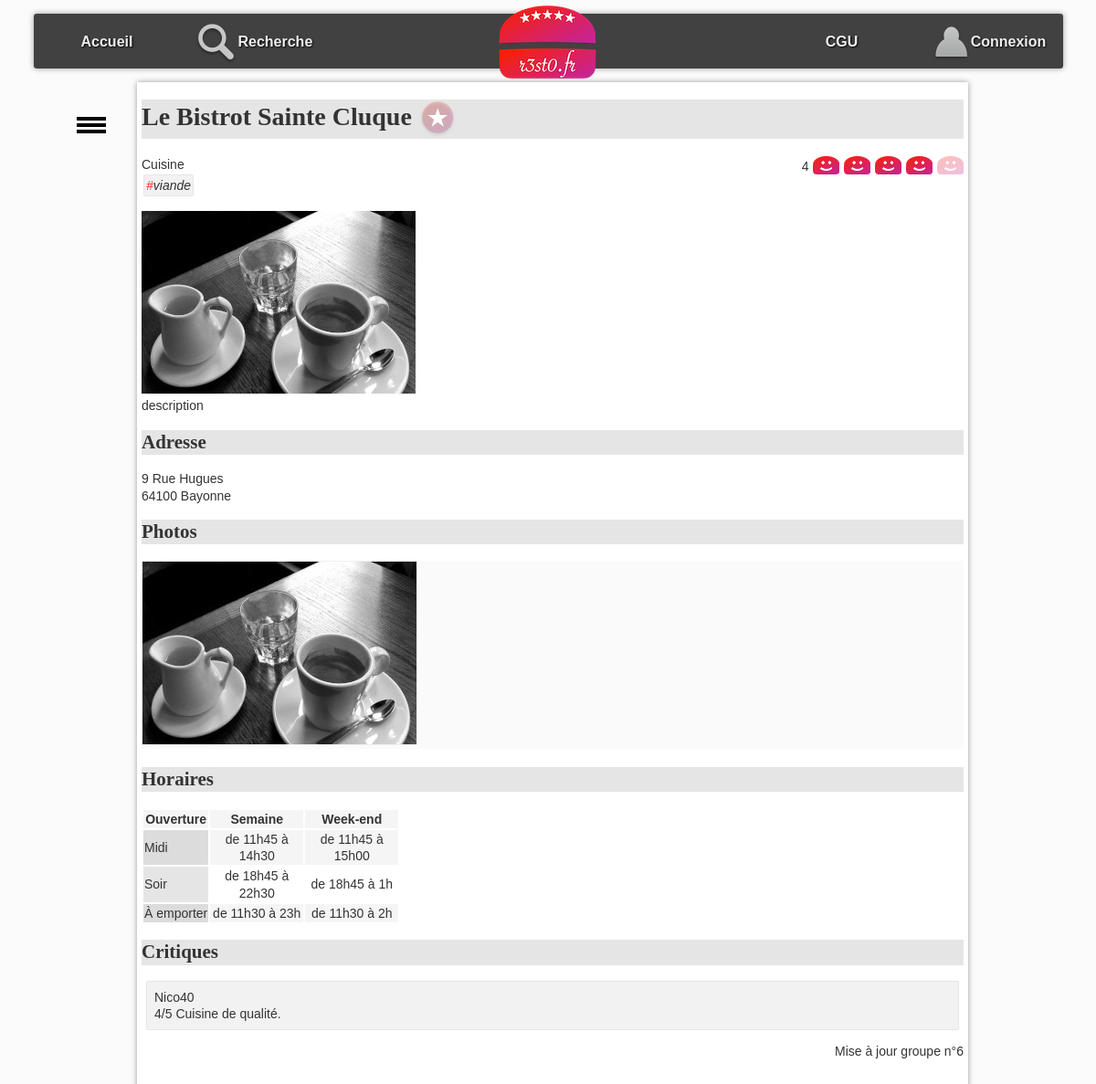
The app's page /?action=detail&idR=6 with its own data.
### tables this page shows
CREATE TABLE resto (
  idR bigint(20) NOT NULL,
  nomR varchar(255) DEFAULT NULL,
  numAdrR varchar(20) DEFAULT NULL,
  voieAdrR varchar(255) DEFAULT NULL,
  cpR char(5) DEFAULT NULL,
  villeR varchar(255) DEFAULT NULL,
  latitudeDegR float DEFAULT NULL,
  longitudeDegR float DEFAULT NULL,
  descR text DEFAULT NULL,
  horairesR text DEFAULT NULL
);

CREATE TABLE typeCuisine (
  idTC bigint(20) NOT NULL,
  libelleTC varchar(255) DEFAULT NULL
);

CREATE TABLE photo (
  idP bigint(20) NOT NULL,
  cheminP varchar(255) DEFAULT NULL,
  idR bigint(20) DEFAULT NULL
);

CREATE TABLE critiquer (
  idR bigint(20) NOT NULL,
  note int(11) DEFAULT NULL,
  commentaire varchar(4096) DEFAULT NULL,
  idU bigint(20) NOT NULL
);

CREATE TABLE utilisateur (
  idU bigint(20) NOT NULL,
  mailU varchar(150) NOT NULL,
  mdpU varchar(255) DEFAULT NULL,
  pseudoU varchar(50) DEFAULT NULL
);

### index.php (called while the page is built, shortened)
<?php
require_once "getRacine.php";
require_once "$racine/includes/autoload.inc.php";
require_once "$racine/includes/authentification.inc.php";
if (isset($_GET["action"])){
    $action = $_GET["action"];
}
else{
    $action = "defaut";
}
$fichier = controleurPrincipal($action);
try{
    require_once "$racine/controleur/$fichier";
} catch (Throwable $e) {
    ajouterMessage($action." : ".$e->getMessage());
    $titre = "Erreur";
    require_once "$racine/vue/entete.html.php";
    require_once "$racine/vue/pied.html.php";
}

### includes/autoload.inc.php (called while the page is built, shortened)
<?php
function chargeurBaseEspacesDeNoms(string $className) {
    $fileName = __DIR__ . '/../';
    $fileName .= str_replace('\\', DIRECTORY_SEPARATOR, $className) . '.class.php';
}

### modele/dao/Bdd.class.php (called while the page is built, shortened)
<?php
class Bdd {
    private static ?PDO $pdo=null;
    private static $login = "root";
    private static $mdp = "";
    private static $bd = "resto2";
    private static $serveur = "localhost";
    private static $pdoOptions = array  (
        PDO::MYSQL_ATTR_INIT_COMMAND => "SET NAMES utf8"
        ,PDO::ATTR_ERRMODE => PDO::ERRMODE_EXCEPTION
                                        );
    public static function connecter() : ?PDO  {
        if (is_null(self::$pdo)) {
                self::$pdo = new PDO("mysql:host=".self::$serveur.";dbname=".self::$bd, self::$login, self::$mdp, self::$pdoOptions);
        }
        return self::$pdo;
    }
    public static function getConnexion() : ?PDO {
        return self::$pdo;
    }
}

### modele/dao/RestoDAO.class.php (called while the page is built, shortened)
<?php
class RestoDAO {
    public static function getOneById(int $id): ?Resto {
        $leResto = null;
        try {
            $requete = "SELECT * FROM resto WHERE idR = :idR";
            $stmt = Bdd::getConnexion()->prepare($requete);
            $stmt->bindParam(':idR', $id, PDO::PARAM_INT);
            $ok = $stmt->execute();
            if ($ok && $stmt->rowCount() > 0) {
                $enreg = $stmt->fetch(PDO::FETCH_ASSOC);
                $leResto = self::enregistrementVersObjet($enreg);
            }
        } catch (PDOException $e) {
            throw new Exception("Erreur dans la méthode " . get_called_class() . "::getOneById : <br/>" . $e->getMessage());
        }
        return $leResto;
    }
    private static function enregistrementVersObjet(array $enreg): Resto {
        $id = $enreg['idR'];
        $leResto = new Resto(
                $enreg['idR'], $enreg['nomR'], $enreg['numAdrR'], $enreg['voieAdrR'], $enreg['cpR'], $enreg['villeR'],
                $enreg['latitudeDegR'], $enreg['longitudeDegR'], $enreg['descR'], $enreg['horairesR']
        );
        $lesCritiques = CritiqueDAO::getAllByResto($id);
        $lesPhotos = PhotoDAO::getAllByResto($id);
        $lesTcProposes = TypeCuisineDAO::getAllProposesByIdR($id);
        $leResto->setLesTypesCuisineProposes($lesTcProposes);
        $leResto->setLesPhotos($lesPhotos);
        $leResto->setLesCritiques($lesCritiques);
        return $leResto;
    }
}

### modele/dao/CritiqueDAO.class.php (called while the page is built, shortened)
<?php
class CritiqueDAO {
    public static function getNoteMoyenneByIdR(int $idR): float {
        $retour = -1;
        try {
            $requete = "select avg(note) as moyenne from critiquer where idR=:idR";
            $stmt = Bdd::getConnexion()->prepare($requete);
            $stmt->bindParam(':idR', $idR, PDO::PARAM_INT);
            $ok = $stmt->execute();
            if ($ok && $stmt->rowCount() > 0) {
                $enreg = $stmt->fetch(PDO::FETCH_ASSOC);
                if (!is_null($enreg["moyenne"])){
                    $retour = $enreg["moyenne"];
                }
            }
        } catch (PDOException $e) {
            throw new Exception("Erreur dans la méthode " . get_called_class() . "::getNoteMoyenneByIdR : <br/>" . $e->getMessage());
        }
        return $retour;
    }
    public static function getAllByResto(int $idR): array {
        $lesObjets = array();
        try {
            $requete = "SELECT * FROM critiquer c"
                    . " INNER JOIN utilisateur u ON  c.idU = u.idU "
                    . " WHERE idR = :idR";
            $stmt = Bdd::getConnexion()->prepare($requete);
            $stmt->bindParam(':idR', $idR, PDO::PARAM_INT);
            $ok = $stmt->execute();
            if ($ok) {
                while ($enreg = $stmt->fetch(PDO::FETCH_ASSOC)) {
                    $user = new Utilisateur($enreg['idU'], $enreg['mailU'], $enreg['mdpU'], $enreg['pseudoU']);
                    $lesObjets[] = new Critique($enreg['note'], $enreg['commentaire'], $user);
                }
            }
        } catch (PDOException $e) {
            throw new Exception("Erreur dans la méthode " . get_called_class() . "::getAllByResto : <br/>" . $e->getMessage());
        }
        return $lesObjets;
    }
}

### modele/dao/PhotoDAO.class.php (called while the page is built, shortened)
<?php
class PhotoDAO {
    public static function getAllByResto(int $idR): array {
        $lesObjets = array();
        try {
            $requete = "SELECT * FROM photo WHERE idR = :idR";
            $stmt = Bdd::getConnexion()->prepare($requete);
            $stmt->bindParam(':idR', $idR, PDO::PARAM_INT);
            $ok = $stmt->execute();
            if ($ok) {
                while ($enreg = $stmt->fetch(PDO::FETCH_ASSOC)) {
                    $lesObjets[] = new Photo($enreg['idP'], $enreg['cheminP']);
                }
            }
        } catch (PDOException $e) {
            throw new Exception("Erreur dans la méthode " . get_called_class() . "::getAllByResto : <br/>" . $e->getMessage());
        }
        return $lesObjets;
    }
}

### modele/dao/TypeCuisineDAO.class.php (called while the page is built, shortened)
<?php
class TypeCuisineDAO {
    public static function getAllProposesByIdR(int $idR) : array {
        $lesObjets = array();
        try {
            $requete = "select typeCuisine.* from typeCuisine inner join proposer on typeCuisine.idTC = proposer.idTC where proposer.idR = :idR";
            $stmt = Bdd::getConnexion()->prepare($requete);
            $stmt->bindParam(':idR', $idR, PDO::PARAM_INT);
            $ok = $stmt->execute();
            if ($ok) {
                while ($enreg = $stmt->fetch(PDO::FETCH_ASSOC)) {
                    $lesObjets[] = new TypeCuisine($enreg['idTC'], $enreg['libelleTC']);
                }
            }
        } catch (PDOException $e) {
            throw new Exception("Erreur dans la méthode " . get_called_class() . "::getAllProposesByIdR : <br/>" . $e->getMessage());
        }
        return $lesObjets;
    }
}

### modele/metier/Resto.class.php (called while the page is built, shortened)
<?php
class Resto {
    private int $idR;
    private ?string $nomR;
    private ?string $numAdr;
    private ?string $voieAdr;
    private ?string $cpR;
    private ?string $villeR;
    private ?string $descR;
    private ?string $horairesR;
    private array $lesPhotos;
    private array $lesCritiques;
    private array $lesTypesCuisineProposes;
    function __construct(int $idR, string $nomR, ?string $numAdr, ?string $voieAdr, ?string $cpR, ?string $villeR, ?float $latitudeDegR, ?float $longitudeDegR, ?string $descR, ?string $horairesR) {
        $this->idR = $idR;
        $this->nomR = $nomR;
        $this->numAdr = $numAdr;
        $this->voieAdr = $voieAdr;
        $this->cpR = $cpR;
        $this->villeR = $villeR;
        $this->descR = $descR;
        $this->horairesR = $horairesR;
        $this->lesCritiques = array();
        $this->lesPhotos = array();
        $this->lesTypesCuisineProposes = array();
    }
    function getIdR(): int {
        return $this->idR;
    }
    function getNomR(): ?string {
        return $this->nomR;
    }
    function getNumAdr(): ?string {
        return $this->numAdr;
    }
    function getVoieAdr(): ?string {
        return $this->voieAdr;
    }
    function getCpR(): ?string {
        return $this->cpR;
    }
    function getVilleR(): ?string {
        return $this->villeR;
    }
    function getDescR(): ?string {
        return $this->descR;
    }
    function getHorairesR(): ?string {
        return $this->horairesR;
    }
    function getLesPhotos(): array {
        return $this->lesPhotos;
    }
    function getLesCritiques(): array {
        return $this->lesCritiques;
    }
    function getLesTypesCuisineProposes(): array {
        return $this->lesTypesCuisineProposes;
    }
    function setLesPhotos(array $lesPhotos): void {
        $this->lesPhotos = $lesPhotos;
    }
    function setLesCritiques(array $lesCritiques): void {
        $this->lesCritiques = $lesCritiques;
    }
    function setLesTypesCuisineProposes(array $lesTypesCuisineProposes): void {
        $this->lesTypesCuisineProposes = $lesTypesCuisineProposes;
    }
}

### includes/authentification.inc.php (called while the page is built, shortened)
<?php
function getIdULoggedOn(): int {
    if (isLoggedOn()) {
        $ret = intval($_SESSION["idU"]);
    } else {
        $ret = 0;
    }
    return $ret;
}
function isLoggedOn(): bool {
    $ret = false;
    return $ret;
}

### modele/dao/AimerDAO.class.php (called while the page is built, shortened)
<?php
class AimerDAO {
    public static function estAimeById(int $idU, int $idR): bool {
        $retour = false;
        try {
            $requete = "SELECT * FROM aimer WHERE idR=:idR AND idU=:idU";
            $stmt = Bdd::getConnexion()->prepare($requete);
            $stmt->bindParam(':idU', $idU, PDO::PARAM_INT);
            $stmt->bindParam(':idR', $idR, PDO::PARAM_INT);
            $ok = $stmt->execute();
        } catch (PDOException $e) {
            throw new Exception("Erreur dans la méthode " . get_called_class() . "::estAimeByIdU : <br/>" . $e->getMessage());
        }
        return $retour;
    }
}

### vue/vueDetailResto.php (the view, shortened to what this page needs)
<h1><?= $unResto->getNomR(); ?>
    <?php if ($aimer != false) { ?>
        <a href="./?action=aimer&idR=<?= $unResto->getIdR(); ?>" ><img class="aimer" src="images/aime.png" alt="j'aime ce restaurant"></a>
    <?php } else { ?>
        <a href="./?action=aimer&idR=<?= $unResto->getIdR(); ?>" ><img class="aimer" src="images/aimepas.png" alt="je n'aime pas encore ce restaurant"></a>
    <?php } ?>
</h1>
<span id="note">
    <?php echo "$noteMoyen"?>
    <?php for ($i = 1; $i <= 5; $i++) { ?>
        <a class="aimer" href="./?action=noter&note=<?= $i ?>&idR=<?= $unResto->getIdR(); ?>" >
            <?php if ($i <= $noteMoy) { ?>
                <img class="note" src="images/like.png" alt="">
            <?php } else {
                ?>
                <img class="note" src="images/neutre.png" alt="line neutre">
            <?php } ?>
        </a>
    <?php } ?>
</span>
<section>
    Cuisine <br />
    <ul id="tagFood">
        <?php
        foreach ($lesTypesCuisine as $leTC) {
            ?>
            <li class="tag"><span class="tag">#</span><?= $leTC->getLibelleTC() ?></li>
            <?php }
        ?>
    </ul>
</section>
<p id="principal">
    <?php
    if (count($lesPhotos) > 0) {
        $laPhoto = $lesPhotos[0];
        ?>
        <img src="photos/<?= $laPhoto->getCheminP() ?>" alt="photo du restaurant" />
    <?php } ?>
    <br />
    <?= $unResto->getDescR(); ?>
</p>
<h2 id="adresse">
    Adresse
</h2>
<p>
    <?= $unResto->getNumAdr(); ?>
    <?= $unResto->getVoieAdr(); ?><br />
    <?= $unResto->getCpR(); ?>
    <?= $unResto->getVilleR(); ?>
</p>
<h2 id="photos">
    Photos
</h2>
<ul id="galerie">
    <?php
    foreach ($lesPhotos as $laPhoto) {
        ?>
        <li> <img class="galerie" src="photos/<?= $laPhoto->getCheminP() ?>" alt="" /></li>
        <?php
    }
    ?>
</ul>
<h2 id="horaires">
    Horaires
</h2>
<?= $unResto->getHorairesR(); ?>
<h2 id="crit">Critiques</h2>
<ul id="critiques">
    <?php
    foreach ($critiques as $uneCritique) {
        ?>
        <li>
            <span>
                <?= $uneCritique->getLeUtilisateur()->getPseudoU() ?>
            </span>
            <div>
                <span>
                    <?php
                    if ($uneCritique->getNote()) {
                        ?>
                        <?= $uneCritique->getNote() ?>/5
                        <?php
                    }
                    ?>
                </span>
                <span><?= $uneCritique->getCommentaire() ?> </span>
            </div>
        </li>
    <?php } ?>
</ul>

### css/base.css (style rules this page uses)
:root { --largeurPage: 900px; --largeurMenuCont : 200px; --margeCalc: calc((100% - var(--largeurPage)) / 2); --margeMenuHaut : 15px; --hauteurMenuGene:60px; --coulA1:#5A7694; --coulA2:#D7E5ED; --coulB1:#566459; --coulB2:#90974A; --coulC:#CDBCA0; --fondC:#fcfbfb; --padding_cote:5px; }
body { font-family: Arial; color : #333; font-size : 14px; line-height : 1.3; scroll-behavior: smooth; background-color : var(--fondC); }
a.aimer { text-decoration: none; }

### css/cgu.css (style rules this page uses)
h1,h2,h3,h4 { font-family: Futura; background-color : rgba(0,0,0,0.1); }
td.cell { text-align : center; width : 100px; }
td.label { background-color : rgba(0,0,0,0.1); }
tr:nth-child(odd) { background-color : rgb(245,245,245); }

### css/corps.css (style rules this page uses)
#tagFood { display:inline-block; padding-left : 0px; font-style: italic; margin : 0px; }
li.tag { display:inline-block; border:1px solid rgba(0,0,0,0.05); background-color:rgba(0,0,0,0.05); padding:2px; margin:2px; border-radius: 2px; }
span.tag { color:rgb(255,50,50); }
#galerie { margin-top : 0px; margin-bottom : 20px; padding-left : 0px; background-color : rgb(250,250,250); }
#galerie li { display : inline-block; }
img.note { padding-left : 1px; vertical-align : sub; }
img.galerie { border:1px solid rgb(239,239,239); }
#note { float : right; }
img.aimer { vertical-align : middle; }
#critiques { list-style-type : none; padding-left : 0px; }
#critiques>li { border:1px solid rgba(0,0,0,0.05); background-color:rgba(0,0,0,0.05); padding:8px; margin:5px; border-radius: 2px; }

### records on screen
resto: nomR "Le Bistrot Sainte Cluque", descR "description", numAdrR "9", voieAdrR "Rue Hugues", cpR "64100", villeR "Bayonne", horairesR "Ouverture Semaine Week-end Midi de 11h45 à 14h30 de 11h45 à 15h00 Soir de 18h45 à 22h30 de 18h45 à 1h À emporter de 11h30 à 23h de 11h30 à 2h"
typecuisine: libelleTC "viande"
photo: cheminP (picture)
critiquer: idU.pseudoU "Nico40", note "4", commentaire "Cuisine de qualité."

### other values on screen
$noteMoyen "4"
